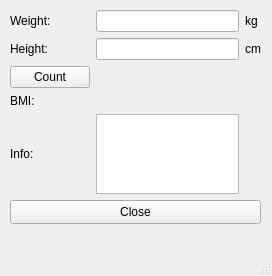
<?xml version="1.0" encoding="UTF-8"?>
<ui version="4.0">
 <class>MainWindow</class>
 <widget class="QMainWindow" name="MainWindow">
  <property name="geometry">
   <rect>
    <x>0</x>
    <y>0</y>
    <width>272</width>
    <height>276</height>
   </rect>
  </property>
  <property name="windowTitle">
   <string>MainWindow</string>
  </property>
  <widget class="QWidget" name="centralwidget">
   <widget class="QWidget" name="gridLayoutWidget">
    <property name="geometry">
     <rect>
      <x>10</x>
      <y>10</y>
      <width>251</width>
      <height>184</height>
     </rect>
    </property>
    <layout class="QGridLayout" name="gridLayout">
     <item row="1" column="0">
      <widget class="QLabel" name="label_2">
       <property name="text">
        <string>Height:</string>
       </property>
      </widget>
     </item>
     <item row="0" column="2">
      <widget class="QLabel" name="label_3">
       <property name="text">
        <string>kg</string>
       </property>
      </widget>
     </item>
     <item row="3" column="1">
      <widget class="QLabel" name="resultLabel">
       <property name="enabled">
        <bool>false</bool>
       </property>
       <property name="text">
        <string/>
       </property>
      </widget>
     </item>
     <item row="1" column="2">
      <widget class="QLabel" name="label_4">
       <property name="text">
        <string>cm</string>
       </property>
      </widget>
     </item>
     <item row="2" column="0">
      <widget class="QPushButton" name="countButton">
       <property name="text">
        <string>Count</string>
       </property>
      </widget>
     </item>
     <item row="0" column="1">
      <widget class="QLineEdit" name="weightLineEdit"/>
     </item>
     <item row="1" column="1">
      <widget class="QLineEdit" name="heightLineEdit"/>
     </item>
     <item row="0" column="0">
      <widget class="QLabel" name="label">
       <property name="text">
        <string>Weight:</string>
       </property>
      </widget>
     </item>
     <item row="3" column="0">
      <widget class="QLabel" name="label_5">
       <property name="text">
        <string>BMI:</string>
       </property>
      </widget>
     </item>
     <item row="4" column="1">
      <widget class="QTextBrowser" name="infoTextBrowser"/>
     </item>
     <item row="4" column="0">
      <widget class="QLabel" name="label_6">
       <property name="text">
        <string>Info:</string>
       </property>
      </widget>
     </item>
    </layout>
   </widget>
   <widget class="QPushButton" name="closeButton">
    <property name="geometry">
     <rect>
      <x>10</x>
      <y>200</y>
      <width>251</width>
      <height>24</height>
     </rect>
    </property>
    <property name="text">
     <string>Close</string>
    </property>
   </widget>
  </widget>
  <widget class="QMenuBar" name="menubar">
   <property name="geometry">
    <rect>
     <x>0</x>
     <y>0</y>
     <width>272</width>
     <height>21</height>
    </rect>
   </property>
  </widget>
  <widget class="QStatusBar" name="statusbar"/>
 </widget>
 <resources/>
 <connections/>
</ui>
